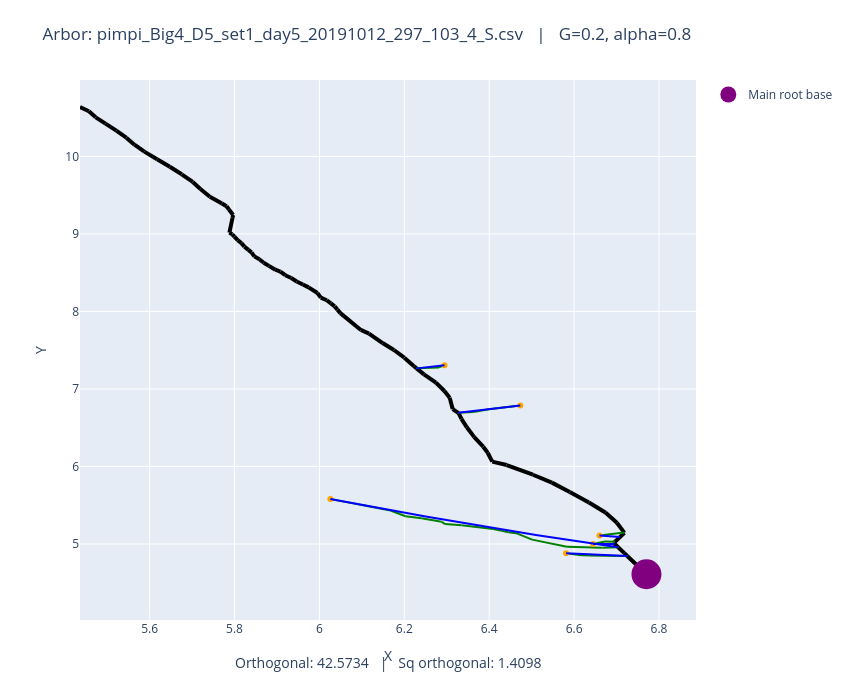

Source (notebook cell):
### Code cell
fname = "pimpi_Big4_D5_set1_day5_20191012_297_103_4_S.csv"
plot_arbors(fname, 0.2, 0.8)

### Figure 1 — Plotly figure (JSON) as saved in the notebook; plotly's stock layout.template omitted (floating-point values rounded to 4 significant figures)
{"data": [{"line": {"color": "black", "width": 4}, "mode": "lines", "showlegend": false, "type": "scatter", "x": [6.77, 6.725], "y": [4.61, 4.846]}, {"line": {"color": "black", "width": 4}, "mode": "lines", "showlegend": false, "type": "scatter", "x": [6.725, 6.718], "y": [4.846, 4.882]}, {"line": {"color": "black", "width": 4}, "mode": "lines", "showlegend": false, "type": "scatter", "x": [6.718, 6.704], "y": [4.882, 4.958]}, {"line": {"color": "black", "width": 4}, "mode": "lines", "showlegend": false, "type": "scatter", "x": [6.704, 6.693], "y": [4.958, 5.013]}, {"line": {"color": "black", "width": 4}, "mode": "lines", "showlegend": false, "type": "scatter", "x": [6.693, 6.696], "y": [5.013, 5.029]}, {"line": {"color": "black", "width": 4}, "mode": "lines", "showlegend": false, "type": "scatter", "x": [6.696, 6.719], "y": [5.029, 5.144]}, {"line": {"color": "black", "width": 4}, "mode": "lines", "showlegend": false, "type": "scatter", "x": [6.719, 6.718], "y": [5.144, 5.147]}, {"line": {"color": "black", "width": 4}, "mode": "lines", "showlegend": false, "type": "scatter", "x": [6.718, 6.701], "y": [5.147, 5.274]}, {"line": {"color": "black", "width": 4}, "mode": "lines", "showlegend": false, "type": "scatter", "x": [6.701, 6.674], "y": [5.274, 5.406]}, {"line": {"color": "black", "width": 4}, "mode": "lines", "showlegend": false, "type": "scatter", "x": [6.674, 6.635], "y": [5.406, 5.536]}, {"line": {"color": "black", "width": 4}, "mode": "lines", "showlegend": false, "type": "scatter", "x": [6.635, 6.59], "y": [5.536, 5.672]}, {"line": {"color": "black", "width": 4}, "mode": "lines", "showlegend": false, "type": "scatter", "x": [6.59, 6.548], "y": [5.672, 5.792]}, {"line": {"color": "black", "width": 4}, "mode": "lines", "showlegend": false, "type": "scatter", "x": [6.548, 6.503], "y": [5.792, 5.894]}, {"line": {"color": "black", "width": 4}, "mode": "lines", "showlegend": false, "type": "scatter", "x": [6.503, 6.441], "y": [5.894, 6.019]}, {"line": {"color": "black", "width": 4}, "mode": "lines", "showlegend": false, "type": "scatter", "x": [6.441, 6.407], "y": [6.019, 6.063]}, {"line": {"color": "black", "width": 4}, "mode": "lines", "showlegend": false, "type": "scatter", "x": [6.407, 6.396], "y": [6.063, 6.177]}, {"line": {"color": "black", "width": 4}, "mode": "lines", "showlegend": false, "type": "scatter", "x": [6.396, 6.386], "y": [6.177, 6.255]}, {"line": {"color": "black", "width": 4}, "mode": "lines", "showlegend": false, "type": "scatter", "x": [6.386, 6.365], "y": [6.255, 6.379]}, {"line": {"color": "black", "width": 4}, "mode": "lines", "showlegend": false, "type": "scatter", "x": [6.365, 6.347], "y": [6.379, 6.505]}, {"line": {"color": "black", "width": 4}, "mode": "lines", "showlegend": false, "type": "scatter", "x": [6.347, 6.335], "y": [6.505, 6.615]}, {"line": {"color": "black", "width": 4}, "mode": "lines", "showlegend": false, "type": "scatter", "x": [6.335, 6.328], "y": [6.615, 6.688]}, {"line": {"color": "black", "width": 4}, "mode": "lines", "showlegend": false, "type": "scatter", "x": [6.328, 6.327], "y": [6.688, 6.692]}, {"line": {"color": "black", "width": 4}, "mode": "lines", "showlegend": false, "type": "scatter", "x": [6.327, 6.314], "y": [6.692, 6.741]}, {"line": {"color": "black", "width": 4}, "mode": "lines", "showlegend": false, "type": "scatter", "x": [6.314, 6.307], "y": [6.741, 6.888]}, {"line": {"color": "black", "width": 4}, "mode": "lines", "showlegend": false, "type": "scatter", "x": [6.307, 6.294], "y": [6.888, 6.973]}, {"line": {"color": "black", "width": 4}, "mode": "lines", "showlegend": false, "type": "scatter", "x": [6.294, 6.275], "y": [6.973, 7.082]}, {"line": {"color": "black", "width": 4}, "mode": "lines", "showlegend": false, "type": "scatter", "x": [6.275, 6.246], "y": [7.082, 7.188]}, {"line": {"color": "black", "width": 4}, "mode": "lines", "showlegend": false, "type": "scatter", "x": [6.246, 6.229], "y": [7.188, 7.266]}, {"line": {"color": "black", "width": 4}, "mode": "lines", "showlegend": false, "type": "scatter", "x": [6.229, 6.222], "y": [7.266, 7.296]}, {"line": {"color": "black", "width": 4}, "mode": "lines", "showlegend": false, "type": "scatter", "x": [6.222, 6.2], "y": [7.296, 7.404]}, {"line": {"color": "black", "width": 4}, "mode": "lines", "showlegend": false, "type": "scatter", "x": [6.2, 6.176], "y": [7.404, 7.502]}, {"line": {"color": "black", "width": 4}, "mode": "lines", "showlegend": false, "type": "scatter", "x": [6.176, 6.149], "y": [7.502, 7.592]}, {"line": {"color": "black", "width": 4}, "mode": "lines", "showlegend": false, "type": "scatter", "x": [6.149, 6.117], "y": [7.592, 7.715]}, {"line": {"color": "black", "width": 4}, "mode": "lines", "showlegend": false, "type": "scatter", "x": [6.117, 6.098], "y": [7.715, 7.761]}, {"line": {"color": "black", "width": 4}, "mode": "lines", "showlegend": false, "type": "scatter", "x": [6.098, 6.049], "y": [7.761, 7.978]}, {"line": {"color": "black", "width": 4}, "mode": "lines", "showlegend": false, "type": "scatter", "x": [6.049, 6.042], "y": [7.978, 8.023]}, {"line": {"color": "black", "width": 4}, "mode": "lines", "showlegend": false, "type": "scatter", "x": [6.042, 6.036], "y": [8.023, 8.065]}, {"line": {"color": "black", "width": 4}, "mode": "lines", "showlegend": false, "type": "scatter", "x": [6.036, 6.027], "y": [8.065, 8.104]}, {"line": {"color": "black", "width": 4}, "mode": "lines", "showlegend": false, "type": "scatter", "x": [6.027, 6.017], "y": [8.104, 8.145]}, {"line": {"color": "black", "width": 4}, "mode": "lines", "showlegend": false, "type": "scatter", "x": [6.017, 6.003], "y": [8.145, 8.179]}, {"line": {"color": "black", "width": 4}, "mode": "lines", "showlegend": false, "type": "scatter", "x": [6.003, 5.995], "y": [8.179, 8.238]}, {"line": {"color": "black", "width": 4}, "mode": "lines", "showlegend": false, "type": "scatter", "x": [5.995, 5.975], "y": [8.238, 8.31]}, {"line": {"color": "black", "width": 4}, "mode": "lines", "showlegend": false, "type": "scatter", "x": [5.975, 5.961], "y": [8.31, 8.347]}, {"line": {"color": "black", "width": 4}, "mode": "lines", "showlegend": false, "type": "scatter", "x": [5.961, 5.946], "y": [8.347, 8.387]}, {"line": {"color": "black", "width": 4}, "mode": "lines", "showlegend": false, "type": "scatter", "x": [5.946, 5.934], "y": [8.387, 8.431]}, {"line": {"color": "black", "width": 4}, "mode": "lines", "showlegend": false, "type": "scatter", "x": [5.934, 5.92], "y": [8.431, 8.467]}, {"line": {"color": "black", "width": 4}, "mode": "lines", "showlegend": false, "type": "scatter", "x": [5.92, 5.908], "y": [8.467, 8.515]}, {"line": {"color": "black", "width": 4}, "mode": "lines", "showlegend": false, "type": "scatter", "x": [5.908, 5.896], "y": [8.515, 8.538]}, {"line": {"color": "black", "width": 4}, "mode": "lines", "showlegend": false, "type": "scatter", "x": [5.896, 5.881], "y": [8.538, 8.588]}, {"line": {"color": "black", "width": 4}, "mode": "lines", "showlegend": false, "type": "scatter", "x": [5.881, 5.869], "y": [8.588, 8.629]}, {"line": {"color": "black", "width": 4}, "mode": "lines", "showlegend": false, "type": "scatter", "x": [5.869, 5.859], "y": [8.629, 8.673]}, {"line": {"color": "black", "width": 4}, "mode": "lines", "showlegend": false, "type": "scatter", "x": [5.859, 5.847], "y": [8.673, 8.711]}, {"line": {"color": "black", "width": 4}, "mode": "lines", "showlegend": false, "type": "scatter", "x": [5.847, 5.84], "y": [8.711, 8.762]}, {"line": {"color": "black", "width": 4}, "mode": "lines", "showlegend": false, "type": "scatter", "x": [5.84, 5.833], "y": [8.762, 8.795]}, {"line": {"color": "black", "width": 4}, "mode": "lines", "showlegend": false, "type": "scatter", "x": [5.833, 5.823], "y": [8.795, 8.836]}, {"line": {"color": "black", "width": 4}, "mode": "lines", "showlegend": false, "type": "scatter", "x": [5.823, 5.816], "y": [8.836, 8.881]}, {"line": {"color": "black", "width": 4}, "mode": "lines", "showlegend": false, "type": "scatter", "x": [5.816, 5.807], "y": [8.881, 8.919]}, {"line": {"color": "black", "width": 4}, "mode": "lines", "showlegend": false, "type": "scatter", "x": [5.807, 5.8], "y": [8.919, 8.964]}, {"line": {"color": "black", "width": 4}, "mode": "lines", "showlegend": false, "type": "scatter", "x": [5.8, 5.795], "y": [8.964, 8.995]}, {"line": {"color": "black", "width": 4}, "mode": "lines", "showlegend": false, "type": "scatter", "x": [5.795, 5.788], "y": [8.995, 9.017]}, {"line": {"color": "black", "width": 4}, "mode": "lines", "showlegend": false, "type": "scatter", "x": [5.788, 5.795], "y": [9.017, 9.208]}, {"line": {"color": "black", "width": 4}, "mode": "lines", "showlegend": false, "type": "scatter", "x": [5.795, 5.797], "y": [9.208, 9.244]}, {"line": {"color": "black", "width": 4}, "mode": "lines", "showlegend": false, "type": "scatter", "x": [5.797, 5.787], "y": [9.244, 9.315]}, {"line": {"color": "black", "width": 4}, "mode": "lines", "showlegend": false, "type": "scatter", "x": [5.787, 5.781], "y": [9.315, 9.357]}, {"line": {"color": "black", "width": 4}, "mode": "lines", "showlegend": false, "type": "scatter", "x": [5.781, 5.77], "y": [9.357, 9.392]}, {"line": {"color": "black", "width": 4}, "mode": "lines", "showlegend": false, "type": "scatter", "x": [5.77, 5.742], "y": [9.392, 9.479]}, {"line": {"color": "black", "width": 4}, "mode": "lines", "showlegend": false, "type": "scatter", "x": [5.742, 5.72], "y": [9.479, 9.58]}, {"line": {"color": "black", "width": 4}, "mode": "lines", "showlegend": false, "type": "scatter", "x": [5.72, 5.702], "y": [9.58, 9.671]}, {"line": {"color": "black", "width": 4}, "mode": "lines", "showlegend": false, "type": "scatter", "x": [5.702, 5.676], "y": [9.671, 9.77]}, {"line": {"color": "black", "width": 4}, "mode": "lines", "showlegend": false, "type": "scatter", "x": [5.676, 5.648], "y": [9.77, 9.867]}, {"line": {"color": "black", "width": 4}, "mode": "lines", "showlegend": false, "type": "scatter", "x": [5.648, 5.618], "y": [9.867, 9.965]}, {"line": {"color": "black", "width": 4}, "mode": "lines", "showlegend": false, "type": "scatter", "x": [5.618, 5.588], "y": [9.965, 10.06]}, {"line": {"color": "black", "width": 4}, "mode": "lines", "showlegend": false, "type": "scatter", "x": [5.588, 5.564], "y": [10.06, 10.15]}, {"line": {"color": "black", "width": 4}, "mode": "lines", "showlegend": false, "type": "scatter", "x": [5.564, 5.545], "y": [10.15, 10.24]}, {"line": {"color": "black", "width": 4}, "mode": "lines", "showlegend": false, "type": "scatter", "x": [5.545, 5.522], "y": [10.24, 10.33]}, {"line": {"color": "black", "width": 4}, "mode": "lines", "showlegend": false, "type": "scatter", "x": [5.522, 5.496], "y": [10.33, 10.42]}, {"line": {"color": "black", "width": 4}, "mode": "lines", "showlegend": false, "type": "scatter", "x": [5.496, 5.473], "y": [10.42, 10.5]}, {"line": {"color": "black", "width": 4}, "mode": "lines", "showlegend": false, "type": "scatter", "x": [5.473, 5.457], "y": [10.5, 10.58]}, {"line": {"color": "black", "width": 4}, "mode": "lines", "showlegend": false, "type": "scatter", "x": [5.457, 5.436], "y": [10.58, 10.64]}, {"line": {"color": "green", "width": 2}, "mode": "lines", "showlegend": false, "type": "scatter", "x": [6.66, 6.717], "y": [5.109, 5.147]}, {"line": {"color": "green", "width": 2}, "mode": "lines", "showlegend": false, "type": "scatter", "x": [6.717, 6.718], "y": [5.147, 5.147]}, {"line": {"color": "green", "width": 2}, "mode": "lines", "showlegend": false, "type": "scatter", "x": [6.645, 6.673], "y": [5.001, 5.034]}, {"line": {"color": "green", "width": 2}, "mode": "lines", "showlegend": false, "type": "scatter", "x": [6.673, 6.696], "y": [5.034, 5.029]}, {"line": {"color": "green", "width": 2}, "mode": "lines", "showlegend": false, "type": "scatter", "x": [6.026, 6.045], "y": [5.581, 5.559]}, {"line": {"color": "green", "width": 2}, "mode": "lines", "showlegend": false, "type": "scatter", "x": [6.045, 6.08], "y": [5.559, 5.524]}, {"line": {"color": "green", "width": 2}, "mode": "lines", "showlegend": false, "type": "scatter", "x": [6.08, 6.115], "y": [5.524, 5.486]}, {"line": {"color": "green", "width": 2}, "mode": "lines", "showlegend": false, "type": "scatter", "x": [6.115, 6.168], "y": [5.486, 5.433]}, {"line": {"color": "green", "width": 2}, "mode": "lines", "showlegend": false, "type": "scatter", "x": [6.168, 6.203], "y": [5.433, 5.358]}, {"line": {"color": "green", "width": 2}, "mode": "lines", "showlegend": false, "type": "scatter", "x": [6.203, 6.241], "y": [5.358, 5.332]}, {"line": {"color": "green", "width": 2}, "mode": "lines", "showlegend": false, "type": "scatter", "x": [6.241, 6.288], "y": [5.332, 5.286]}, {"line": {"color": "green", "width": 2}, "mode": "lines", "showlegend": false, "type": "scatter", "x": [6.288, 6.296], "y": [5.286, 5.257]}, {"line": {"color": "green", "width": 2}, "mode": "lines", "showlegend": false, "type": "scatter", "x": [6.296, 6.335], "y": [5.257, 5.241]}, {"line": {"color": "green", "width": 2}, "mode": "lines", "showlegend": false, "type": "scatter", "x": [6.335, 6.41], "y": [5.241, 5.194]}, {"line": {"color": "green", "width": 2}, "mode": "lines", "showlegend": false, "type": "scatter", "x": [6.41, 6.43], "y": [5.194, 5.169]}, {"line": {"color": "green", "width": 2}, "mode": "lines", "showlegend": false, "type": "scatter", "x": [6.43, 6.445], "y": [5.169, 5.151]}, {"line": {"color": "green", "width": 2}, "mode": "lines", "showlegend": false, "type": "scatter", "x": [6.445, 6.463], "y": [5.151, 5.14]}, {"line": {"color": "green", "width": 2}, "mode": "lines", "showlegend": false, "type": "scatter", "x": [6.463, 6.501], "y": [5.14, 5.056]}, {"line": {"color": "green", "width": 2}, "mode": "lines", "showlegend": false, "type": "scatter", "x": [6.501, 6.583], "y": [5.056, 4.963]}, {"line": {"color": "green", "width": 2}, "mode": "lines", "showlegend": false, "type": "scatter", "x": [6.583, 6.667], "y": [4.963, 4.951]}, {"line": {"color": "green", "width": 2}, "mode": "lines", "showlegend": false, "type": "scatter", "x": [6.667, 6.704], "y": [4.951, 4.958]}, {"line": {"color": "green", "width": 2}, "mode": "lines", "showlegend": false, "type": "scatter", "x": [6.581, 6.608], "y": [4.88, 4.86]}, {"line": {"color": "green", "width": 2}, "mode": "lines", "showlegend": false, "type": "scatter", "x": [6.608, 6.634], "y": [4.86, 4.851]}, {"line": {"color": "green", "width": 2}, "mode": "lines", "showlegend": false, "type": "scatter", "x": [6.634, 6.72], "y": [4.851, 4.845]}, {"line": {"color": "green", "width": 2}, "mode": "lines", "showlegend": false, "type": "scatter", "x": [6.72, 6.725], "y": [4.845, 4.846]}, {"line": {"color": "green", "width": 2}, "mode": "lines", "showlegend": false, "type": "scatter", "x": [6.295, 6.282], "y": [7.307, 7.278]}, {"line": {"color": "green", "width": 2}, "mode": "lines", "showlegend": false, "type": "scatter", "x": [6.282, 6.229], "y": [7.278, 7.266]}, {"line": {"color": "green", "width": 2}, "mode": "lines", "showlegend": false, "type": "scatter", "x": [6.473, 6.399], "y": [6.788, 6.737]}, {"line": {"color": "green", "width": 2}, "mode": "lines", "showlegend": false, "type": "scatter", "x": [6.399, 6.363], "y": [6.737, 6.701]}, {"line": {"color": "green", "width": 2}, "mode": "lines", "showlegend": false, "type": "scatter", "x": [6.363, 6.327], "y": [6.701, 6.692]}, {"marker": {"color": "orange"}, "mode": "markers", "showlegend": false, "type": "scatter", "x": [6.66], "y": [5.109]}, {"marker": {"color": "orange"}, "mode": "markers", "showlegend": false, "type": "scatter", "x": [6.645], "y": [5.001]}, {"marker": {"color": "orange"}, "mode": "markers", "showlegend": false, "type": "scatter", "x": [6.026], "y": [5.581]}, {"marker": {"color": "orange"}, "mode": "markers", "showlegend": false, "type": "scatter", "x": [6.581], "y": [4.88]}, {"marker": {"color": "orange"}, "mode": "markers", "showlegend": false, "type": "scatter", "x": [6.295], "y": [7.307]}, {"marker": {"color": "orange"}, "mode": "markers", "showlegend": false, "type": "scatter", "x": [6.473], "y": [6.788]}, {"marker": {"color": "purple", "size": 30}, "mode": "markers", "name": "Main root base", "type": "scatter", "x": [6.77], "y": [4.61]}, {"line": {"color": "blue"}, "mode": "lines", "showlegend": false, "type": "scatter", "x": [6.66, 6.661, 6.662, 6.663, 6.664, 6.665, 6.666, 6.667, 6.668, 6.669, 6.67, 6.671, 6.672, 6.673, 6.674, 6.675, 6.676, 6.677, 6.678, 6.679, 6.68, 6.681, 6.682, 6.682, 6.683, 6.684, 6.685, 6.686, 6.687, 6.688, 6.689, 6.69, 6.691, 6.692, 6.693, 6.694, 6.695, 6.696, 6.697, 6.698, 6.699, 6.7, 6.701, 6.702, 6.703, 6.704, 6.705, 6.706, 6.707, 6.708], "y": [5.109, 5.109, 5.109, 5.108, 5.108, 5.107, 5.107, 5.106, 5.106, 5.106, 5.105, 5.105, 5.104, 5.104, 5.104, 5.103, 5.103, 5.102, 5.102, 5.102, 5.101, 5.101, 5.1, 5.1, 5.1, 5.099, 5.099, 5.098, 5.098, 5.097, 5.097, 5.097, 5.096, 5.096, 5.095, 5.095, 5.095, 5.094, 5.094, 5.093, 5.093, 5.093, 5.092, 5.092, 5.091, 5.091, 5.091, 5.09, 5.09, 5.089]}, {"line": {"color": "blue"}, "mode": "lines", "showlegend": false, "type": "scatter", "x": [6.645, 6.646, 6.647, 6.648, 6.649, 6.65, 6.651, 6.652, 6.653, 6.654, 6.655, 6.656, 6.657, 6.658, 6.659, 6.66, 6.661, 6.662, 6.663, 6.664, 6.665, 6.666, 6.668, 6.669, 6.67, 6.671, 6.672, 6.673, 6.674, 6.675, 6.676, 6.677, 6.678, 6.679, 6.68, 6.681, 6.682, 6.683, 6.684, 6.685, 6.686, 6.687, 6.688, 6.689, 6.69, 6.692, 6.693, 6.694, 6.695, 6.696], "y": [5.001, 5.001, 5.001, 5.001, 5.001, 5.001, 5.001, 5.001, 5.001, 5.001, 5.001, 5.001, 5.001, 5.001, 5.001, 5.001, 5.001, 5.001, 5.001, 5.001, 5.001, 5.001, 5.0, 5.0, 5.0, 5.0, 5.0, 5.0, 5.0, 5.0, 5.0, 5.0, 5.0, 5.0, 5.0, 5.0, 5.0, 5.0, 5.0, 5.0, 5.0, 5.0, 5.0, 5.0, 5.0, 5.0, 5.0, 5.0, 5.0, 5.0]}, {"line": {"color": "blue"}, "mode": "lines", "showlegend": false, "type": "scatter", "x": [6.026, 6.04, 6.053, 6.067, 6.081, 6.095, 6.109, 6.123, 6.136, 6.15, 6.164, 6.178, 6.192, 6.206, 6.219, 6.233, 6.247, 6.261, 6.275, 6.289, 6.302, 6.316, 6.33, 6.344, 6.358, 6.372, 6.386, 6.399, 6.413, 6.427, 6.441, 6.455, 6.469, 6.482, 6.496, 6.51, 6.524, 6.538, 6.552, 6.565, 6.579, 6.593, 6.607, 6.621, 6.635, 6.648, 6.662, 6.676, 6.69, 6.704], "y": [5.581, 5.567, 5.552, 5.538, 5.523, 5.509, 5.495, 5.481, 5.467, 5.453, 5.439, 5.425, 5.412, 5.398, 5.384, 5.371, 5.357, 5.344, 5.331, 5.318, 5.305, 5.292, 5.279, 5.266, 5.253, 5.24, 5.228, 5.215, 5.203, 5.19, 5.178, 5.166, 5.153, 5.141, 5.129, 5.117, 5.105, 5.094, 5.082, 5.07, 5.059, 5.047, 5.036, 5.024, 5.013, 5.002, 4.991, 4.98, 4.969, 4.958]}, {"line": {"color": "blue"}, "mode": "lines", "showlegend": false, "type": "scatter", "x": [6.581, 6.584, 6.587, 6.59, 6.593, 6.596, 6.599, 6.602, 6.605, 6.608, 6.611, 6.614, 6.616, 6.619, 6.622, 6.625, 6.628, 6.631, 6.634, 6.637, 6.64, 6.643, 6.646, 6.649, 6.652, 6.655, 6.658, 6.661, 6.664, 6.666, 6.669, 6.672, 6.675, 6.678, 6.681, 6.684, 6.687, 6.69, 6.693, 6.696, 6.699, 6.702, 6.705, 6.708, 6.711, 6.714, 6.716, 6.719, 6.722, 6.725], "y": [4.88, 4.879, 4.879, 4.878, 4.877, 4.876, 4.876, 4.875, 4.874, 4.873, 4.873, 4.872, 4.871, 4.87, 4.87, 4.869, 4.868, 4.867, 4.867, 4.866, 4.865, 4.864, 4.864, 4.863, 4.862, 4.862, 4.861, 4.86, 4.86, 4.859, 4.858, 4.857, 4.857, 4.856, 4.855, 4.855, 4.854, 4.853, 4.853, 4.852, 4.851, 4.851, 4.85, 4.85, 4.849, 4.848, 4.848, 4.847, 4.846, 4.846]}, {"line": {"color": "blue"}, "mode": "lines", "showlegend": false, "type": "scatter", "x": [6.229, 6.23, 6.232, 6.233, 6.234, 6.236, 6.237, 6.238, 6.24, 6.241, 6.242, 6.244, 6.245, 6.246, 6.248, 6.249, 6.25, 6.252, 6.253, 6.254, 6.256, 6.257, 6.258, 6.26, 6.261, 6.263, 6.264, 6.265, 6.267, 6.268, 6.269, 6.271, 6.272, 6.273, 6.275, 6.276, 6.277, 6.279, 6.28, 6.281, 6.283, 6.284, 6.285, 6.287, 6.288, 6.289, 6.291, 6.292, 6.293, 6.295], "y": [7.266, 7.266, 7.267, 7.268, 7.269, 7.27, 7.271, 7.271, 7.272, 7.273, 7.274, 7.275, 7.276, 7.277, 7.277, 7.278, 7.279, 7.28, 7.281, 7.282, 7.282, 7.283, 7.284, 7.285, 7.286, 7.287, 7.288, 7.288, 7.289, 7.29, 7.291, 7.292, 7.293, 7.294, 7.294, 7.295, 7.296, 7.297, 7.298, 7.299, 7.3, 7.3, 7.301, 7.302, 7.303, 7.304, 7.305, 7.306, 7.306, 7.307]}, {"line": {"color": "blue"}, "mode": "lines", "showlegend": false, "type": "scatter", "x": [6.327, 6.33, 6.333, 6.336, 6.339, 6.342, 6.345, 6.348, 6.351, 6.354, 6.357, 6.36, 6.363, 6.366, 6.369, 6.372, 6.375, 6.378, 6.381, 6.384, 6.387, 6.39, 6.393, 6.396, 6.399, 6.402, 6.405, 6.408, 6.411, 6.414, 6.417, 6.42, 6.423, 6.426, 6.429, 6.432, 6.435, 6.438, 6.441, 6.444, 6.446, 6.449, 6.452, 6.455, 6.458, 6.461, 6.464, 6.467, 6.47, 6.473], "y": [6.692, 6.694, 6.696, 6.697, 6.699, 6.701, 6.703, 6.705, 6.707, 6.709, 6.711, 6.713, 6.715, 6.717, 6.718, 6.72, 6.722, 6.724, 6.726, 6.728, 6.73, 6.732, 6.734, 6.736, 6.738, 6.74, 6.742, 6.744, 6.746, 6.748, 6.75, 6.752, 6.754, 6.756, 6.758, 6.76, 6.762, 6.764, 6.766, 6.768, 6.77, 6.772, 6.774, 6.776, 6.778, 6.78, 6.782, 6.784, 6.786, 6.788]}], "layout": {"annotations": [{"font": {"size": 14}, "showarrow": false, "text": "Orthogonal: 42.5734   |   Sq orthogonal: 1.4098", "x": 0.5, "xref": "paper", "y": -0.1, "yref": "paper"}], "height": 700, "margin": {"b": 80, "t": 80}, "title": {"text": "Arbor: pimpi_Big4_D5_set1_day5_20191012_297_103_4_S.csv   |   G=0.2, alpha=0.8"}, "width": 850, "xaxis": {"autorange": true, "range": [5.436, 6.888], "title": {"text": "X"}, "type": "linear"}, "yaxis": {"autorange": true, "range": [4.02, 10.99], "title": {"text": "Y"}, "type": "linear"}}}
